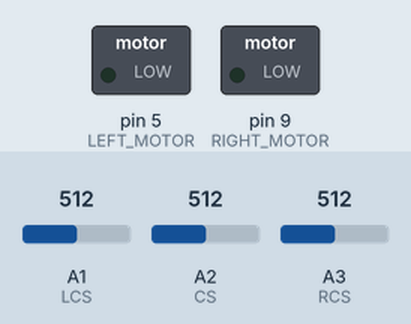
The sketch below on a simulated Arduino Uno, built with avr-gcc and run on an emulated ATmega328P. Parts: switched loads named in the sketch (green lamp = pin HIGH). The inputs (shaded band) are chosen by the test bench; at power-on: A1 (LCS) = 512, A3 (RCS) = 512, A2 (CS) = 512.

Above: at 1.2 s.
1.3 s: A1 (LCS) set to 494
At 1.6 s:
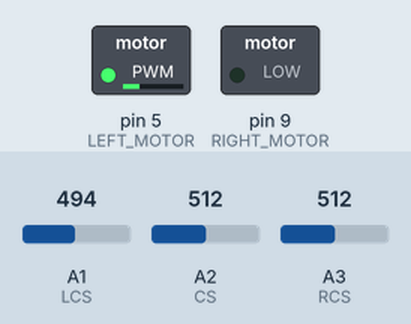
2.8 s: A3 (RCS) set to 483
At 3.9 s:
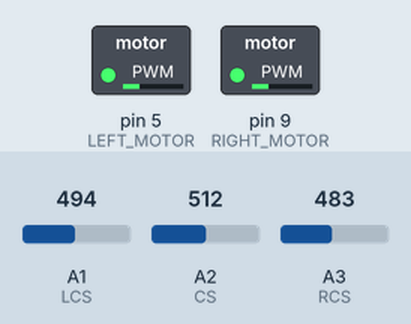
4.3 s: A1 (LCS) set to 510
At 5.0 s:
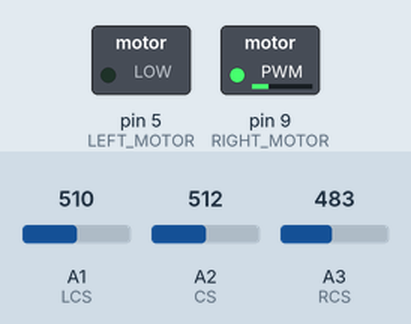
5.8 s: A1 (LCS) set to 490
At 6.2 s:
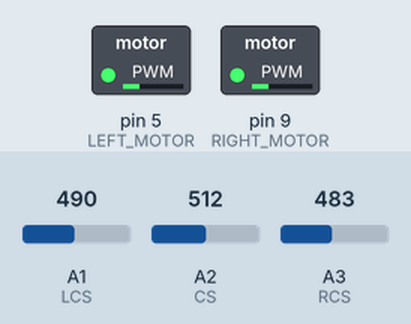
7.3 s: A1 (LCS) set to 511
At 8.5 s:
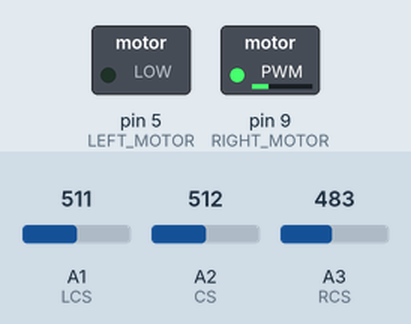
Timing chart, 0 to 9.8 s (numbered marks = the images above; inputs shaded):
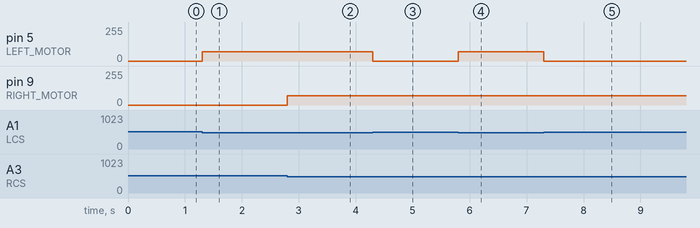

The sketch:

BasicCode2__3ir_.ino
```cpp
// Pin definitions
#define LCS A1
#define CS A2
#define RCS A3
#define LEFT_MOTOR 5
#define RIGHT_MOTOR 9

// Sensor threshold values (Bhai ye adjust krna pdega)
#define THRESH 500

// Motor speed ki value
#define BASE_SPEED 70
#define TURN_SPEED 50

void setup() {
// Set pin modes for sensors and motors
  pinMode(LCS, INPUT);
  pinMode(CS, INPUT);
  pinMode(RCS, INPUT);
  pinMode(LEFT_MOTOR, OUTPUT);
  pinMode(RIGHT_MOTOR, OUTPUT);
}

void loop() {

  int left_center = analogRead(LCS);
  int center = analogRead(CS);
  int right_center = analogRead(RCS);

  // Check if all sensors are reading black
  if (left_center > THRESH && center > THRESH && right_center > THRESH) {
    // Reached the end of the maze, stop the motors
    digitalWrite(LEFT_MOTOR, LOW);
    digitalWrite(RIGHT_MOTOR, LOW);
  }

  // Determine which direction to turn based on the sensor readings
  else if (left_center < THRESH && center > THRESH && right_center < THRESH) {

    // On a straight line, go straight

    analogWrite(LEFT_MOTOR, BASE_SPEED);
    analogWrite(RIGHT_MOTOR, BASE_SPEED);
  }

  else if (left_center > THRESH) {

    // Turn slightly left

    digitalWrite(LEFT_MOTOR, LOW);
    analogWrite(RIGHT_MOTOR, BASE_SPEED);
  }

  else if (right_center > THRESH) {

    // Turn slightly right

    analogWrite(LEFT_MOTOR, BASE_SPEED);
    digitalWrite(RIGHT_MOTOR, LOW);
  }
}
```

Measured:
- the behaviour switches between 501 and 500 on A1 (LCS) (found by bisection; images 0 and 1)
- the behaviour switches between 500 and 499 on A3 (RCS) (found by bisection; images 1 and 2)
- after the input at 1.3 s, pin 5 (LEFT_MOTOR): 0/255 → 70/255 at once
- after the input at 2.8 s, pin 9 (RIGHT_MOTOR): 0/255 → 70/255 at once
- after the input at 4.3 s, pin 5 (LEFT_MOTOR): 70/255 → 0/255 at once
- after the input at 5.8 s, pin 5 (LEFT_MOTOR): 0/255 → 70/255 at once
- after the input at 7.3 s, pin 5 (LEFT_MOTOR): 70/255 → 0/255 at once
